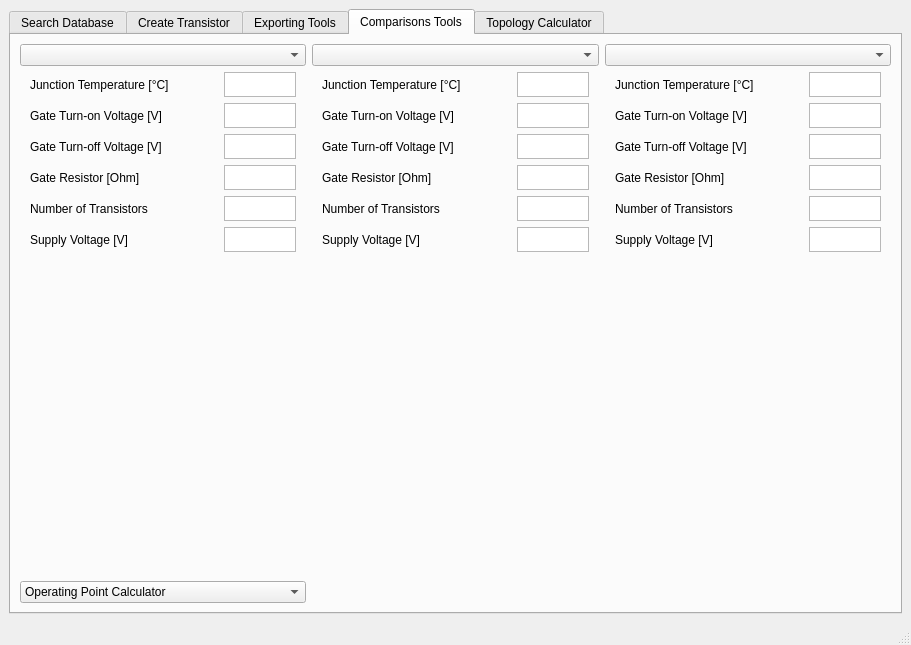
<?xml version="1.0" encoding="UTF-8"?>
<ui version="4.0">
 <class>MainWindow</class>
 <widget class="QMainWindow" name="MainWindow">
  <property name="geometry">
   <rect>
    <x>0</x>
    <y>0</y>
    <width>911</width>
    <height>645</height>
   </rect>
  </property>
  <property name="windowTitle">
   <string>MainWindow</string>
  </property>
  <widget class="QWidget" name="centralwidget">
   <layout class="QGridLayout" name="gridLayout">
    <item row="0" column="0">
     <layout class="QVBoxLayout" name="verticalLayout">
      <item>
       <widget class="QTabWidget" name="mainTabWidget">
        <property name="currentIndex">
         <number>3</number>
        </property>
        <widget class="QWidget" name="searchDatabaseTab">
         <property name="accessibleName">
          <string/>
         </property>
         <attribute name="title">
          <string>Search Database</string>
         </attribute>
        </widget>
        <widget class="QWidget" name="createTransistorTab">
         <attribute name="title">
          <string>Create Transistor</string>
         </attribute>
        </widget>
        <widget class="QWidget" name="exportingToolsTab">
         <attribute name="title">
          <string>Exporting Tools</string>
         </attribute>
        </widget>
        <widget class="QWidget" name="comparisonsToolsTab">
         <attribute name="title">
          <string>Comparisons Tools</string>
         </attribute>
         <layout class="QVBoxLayout" name="verticalLayout_2">
          <item>
           <layout class="QGridLayout" name="comparisonsGridLayout">
            <property name="sizeConstraint">
             <enum>QLayout::SetDefaultConstraint</enum>
            </property>
            <item row="1" column="2">
             <widget class="MplWidget" name="mplWidgetThree" native="true">
              <property name="sizePolicy">
               <sizepolicy hsizetype="Expanding" vsizetype="Expanding">
                <horstretch>0</horstretch>
                <verstretch>0</verstretch>
               </sizepolicy>
              </property>
              <property name="minimumSize">
               <size>
                <width>260</width>
                <height>151</height>
               </size>
              </property>
             </widget>
            </item>
            <item row="1" column="0">
             <widget class="MplWidget" name="mplWidgetOne" native="true">
              <property name="sizePolicy">
               <sizepolicy hsizetype="Expanding" vsizetype="Expanding">
                <horstretch>0</horstretch>
                <verstretch>0</verstretch>
               </sizepolicy>
              </property>
              <property name="minimumSize">
               <size>
                <width>260</width>
                <height>151</height>
               </size>
              </property>
             </widget>
            </item>
            <item row="2" column="0">
             <widget class="MplWidget" name="mplWidgetFour" native="true">
              <property name="sizePolicy">
               <sizepolicy hsizetype="Expanding" vsizetype="Expanding">
                <horstretch>0</horstretch>
                <verstretch>0</verstretch>
               </sizepolicy>
              </property>
              <property name="minimumSize">
               <size>
                <width>260</width>
                <height>151</height>
               </size>
              </property>
             </widget>
            </item>
            <item row="0" column="0">
             <layout class="QVBoxLayout" name="transOneVertiLayout" stretch="0,0">
              <property name="spacing">
               <number>6</number>
              </property>
              <property name="sizeConstraint">
               <enum>QLayout::SetDefaultConstraint</enum>
              </property>
              <item>
               <widget class="QComboBox" name="comboBoxTransOne"/>
              </item>
              <item>
               <layout class="QGridLayout" name="transOneGridLayout">
                <property name="leftMargin">
                 <number>10</number>
                </property>
                <property name="rightMargin">
                 <number>10</number>
                </property>
                <item row="4" column="0">
                 <widget class="QLabel" name="transNumLabelOne">
                  <property name="text">
                   <string>Number of Transistors       </string>
                  </property>
                 </widget>
                </item>
                <item row="3" column="0">
                 <widget class="QLabel" name="gateResisLabelOne">
                  <property name="text">
                   <string>Gate Resistor [Ohm]          </string>
                  </property>
                 </widget>
                </item>
                <item row="0" column="2">
                 <widget class="QPlainTextEdit" name="juncTempEditOne">
                  <property name="sizePolicy">
                   <sizepolicy hsizetype="Expanding" vsizetype="Preferred">
                    <horstretch>0</horstretch>
                    <verstretch>0</verstretch>
                   </sizepolicy>
                  </property>
                  <property name="maximumSize">
                   <size>
                    <width>16777215</width>
                    <height>25</height>
                   </size>
                  </property>
                  <property name="verticalScrollBarPolicy">
                   <enum>Qt::ScrollBarAlwaysOff</enum>
                  </property>
                 </widget>
                </item>
                <item row="1" column="0">
                 <widget class="QLabel" name="turnonVoltLabelOne">
                  <property name="text">
                   <string>Gate Turn-on Voltage [V]   </string>
                  </property>
                 </widget>
                </item>
                <item row="1" column="2">
                 <widget class="QPlainTextEdit" name="turnonVoltEditOne">
                  <property name="sizePolicy">
                   <sizepolicy hsizetype="Expanding" vsizetype="Preferred">
                    <horstretch>0</horstretch>
                    <verstretch>0</verstretch>
                   </sizepolicy>
                  </property>
                  <property name="maximumSize">
                   <size>
                    <width>16777215</width>
                    <height>25</height>
                   </size>
                  </property>
                  <property name="verticalScrollBarPolicy">
                   <enum>Qt::ScrollBarAlwaysOff</enum>
                  </property>
                 </widget>
                </item>
                <item row="2" column="2">
                 <widget class="QPlainTextEdit" name="turnoffVoltEditOne">
                  <property name="sizePolicy">
                   <sizepolicy hsizetype="Expanding" vsizetype="Preferred">
                    <horstretch>0</horstretch>
                    <verstretch>0</verstretch>
                   </sizepolicy>
                  </property>
                  <property name="maximumSize">
                   <size>
                    <width>16777215</width>
                    <height>25</height>
                   </size>
                  </property>
                  <property name="verticalScrollBarPolicy">
                   <enum>Qt::ScrollBarAlwaysOff</enum>
                  </property>
                 </widget>
                </item>
                <item row="4" column="2">
                 <widget class="QPlainTextEdit" name="transNumEditOne">
                  <property name="sizePolicy">
                   <sizepolicy hsizetype="Expanding" vsizetype="Preferred">
                    <horstretch>0</horstretch>
                    <verstretch>0</verstretch>
                   </sizepolicy>
                  </property>
                  <property name="maximumSize">
                   <size>
                    <width>16777215</width>
                    <height>25</height>
                   </size>
                  </property>
                  <property name="verticalScrollBarPolicy">
                   <enum>Qt::ScrollBarAlwaysOff</enum>
                  </property>
                 </widget>
                </item>
                <item row="3" column="2">
                 <widget class="QPlainTextEdit" name="gateResisEditOne">
                  <property name="sizePolicy">
                   <sizepolicy hsizetype="Expanding" vsizetype="Preferred">
                    <horstretch>0</horstretch>
                    <verstretch>0</verstretch>
                   </sizepolicy>
                  </property>
                  <property name="maximumSize">
                   <size>
                    <width>16777215</width>
                    <height>25</height>
                   </size>
                  </property>
                  <property name="verticalScrollBarPolicy">
                   <enum>Qt::ScrollBarAlwaysOff</enum>
                  </property>
                 </widget>
                </item>
                <item row="5" column="2">
                 <widget class="QPlainTextEdit" name="vsupplyEditOne">
                  <property name="sizePolicy">
                   <sizepolicy hsizetype="Expanding" vsizetype="Preferred">
                    <horstretch>0</horstretch>
                    <verstretch>0</verstretch>
                   </sizepolicy>
                  </property>
                  <property name="maximumSize">
                   <size>
                    <width>16777215</width>
                    <height>25</height>
                   </size>
                  </property>
                  <property name="verticalScrollBarPolicy">
                   <enum>Qt::ScrollBarAlwaysOff</enum>
                  </property>
                 </widget>
                </item>
                <item row="2" column="0">
                 <widget class="QLabel" name="turnoffVoltLabelOne">
                  <property name="text">
                   <string>Gate Turn-off Voltage [V]   </string>
                  </property>
                 </widget>
                </item>
                <item row="5" column="0">
                 <widget class="QLabel" name="vsupplyLabelOne">
                  <property name="text">
                   <string>Supply Voltage [V]            </string>
                  </property>
                 </widget>
                </item>
                <item row="0" column="0">
                 <widget class="QLabel" name="juncTempLabelOne">
                  <property name="text">
                   <string>Junction Temperature [°C] </string>
                  </property>
                 </widget>
                </item>
                <item row="0" column="1">
                 <spacer name="transOneHoriSpace">
                  <property name="orientation">
                   <enum>Qt::Horizontal</enum>
                  </property>
                  <property name="sizeHint" stdset="0">
                   <size>
                    <width>230</width>
                    <height>20</height>
                   </size>
                  </property>
                 </spacer>
                </item>
               </layout>
              </item>
             </layout>
            </item>
            <item row="2" column="2">
             <widget class="MplWidget" name="mplWidgetSix" native="true">
              <property name="sizePolicy">
               <sizepolicy hsizetype="Expanding" vsizetype="Expanding">
                <horstretch>0</horstretch>
                <verstretch>0</verstretch>
               </sizepolicy>
              </property>
              <property name="minimumSize">
               <size>
                <width>260</width>
                <height>151</height>
               </size>
              </property>
             </widget>
            </item>
            <item row="2" column="1">
             <widget class="MplWidget" name="mplWidgetFive" native="true">
              <property name="sizePolicy">
               <sizepolicy hsizetype="Expanding" vsizetype="Expanding">
                <horstretch>0</horstretch>
                <verstretch>0</verstretch>
               </sizepolicy>
              </property>
              <property name="minimumSize">
               <size>
                <width>260</width>
                <height>151</height>
               </size>
              </property>
             </widget>
            </item>
            <item row="0" column="2">
             <layout class="QVBoxLayout" name="transThreeVertiLayout">
              <item>
               <widget class="QComboBox" name="comboBoxTransThree"/>
              </item>
              <item>
               <layout class="QGridLayout" name="transThreeGridLayout">
                <property name="leftMargin">
                 <number>10</number>
                </property>
                <property name="rightMargin">
                 <number>10</number>
                </property>
                <item row="0" column="2">
                 <widget class="QPlainTextEdit" name="juncTempEditThree">
                  <property name="sizePolicy">
                   <sizepolicy hsizetype="Expanding" vsizetype="Preferred">
                    <horstretch>0</horstretch>
                    <verstretch>0</verstretch>
                   </sizepolicy>
                  </property>
                  <property name="maximumSize">
                   <size>
                    <width>16777215</width>
                    <height>25</height>
                   </size>
                  </property>
                  <property name="verticalScrollBarPolicy">
                   <enum>Qt::ScrollBarAlwaysOff</enum>
                  </property>
                 </widget>
                </item>
                <item row="1" column="0">
                 <widget class="QLabel" name="turnonVoltLabelThree">
                  <property name="text">
                   <string>Gate Turn-on Voltage [V]   </string>
                  </property>
                 </widget>
                </item>
                <item row="2" column="0">
                 <widget class="QLabel" name="turnoffVoltLabelThree">
                  <property name="text">
                   <string>Gate Turn-off Voltage [V]   </string>
                  </property>
                 </widget>
                </item>
                <item row="3" column="0">
                 <widget class="QLabel" name="gateResisLabelThree">
                  <property name="text">
                   <string>Gate Resistor [Ohm]          </string>
                  </property>
                 </widget>
                </item>
                <item row="0" column="0">
                 <widget class="QLabel" name="juncTempLabelThree">
                  <property name="text">
                   <string>Junction Temperature [°C] </string>
                  </property>
                 </widget>
                </item>
                <item row="4" column="0">
                 <widget class="QLabel" name="transNumLabelThree">
                  <property name="text">
                   <string>Number of Transistors       </string>
                  </property>
                 </widget>
                </item>
                <item row="3" column="2">
                 <widget class="QPlainTextEdit" name="gateResisEditThree">
                  <property name="sizePolicy">
                   <sizepolicy hsizetype="Expanding" vsizetype="Preferred">
                    <horstretch>0</horstretch>
                    <verstretch>0</verstretch>
                   </sizepolicy>
                  </property>
                  <property name="maximumSize">
                   <size>
                    <width>16777215</width>
                    <height>25</height>
                   </size>
                  </property>
                  <property name="verticalScrollBarPolicy">
                   <enum>Qt::ScrollBarAlwaysOff</enum>
                  </property>
                 </widget>
                </item>
                <item row="5" column="2">
                 <widget class="QPlainTextEdit" name="vsupplyEditThree">
                  <property name="sizePolicy">
                   <sizepolicy hsizetype="Expanding" vsizetype="Preferred">
                    <horstretch>0</horstretch>
                    <verstretch>0</verstretch>
                   </sizepolicy>
                  </property>
                  <property name="maximumSize">
                   <size>
                    <width>16777215</width>
                    <height>25</height>
                   </size>
                  </property>
                  <property name="verticalScrollBarPolicy">
                   <enum>Qt::ScrollBarAlwaysOff</enum>
                  </property>
                 </widget>
                </item>
                <item row="4" column="2">
                 <widget class="QPlainTextEdit" name="transNumEditThree">
                  <property name="sizePolicy">
                   <sizepolicy hsizetype="Expanding" vsizetype="Preferred">
                    <horstretch>0</horstretch>
                    <verstretch>0</verstretch>
                   </sizepolicy>
                  </property>
                  <property name="maximumSize">
                   <size>
                    <width>16777215</width>
                    <height>25</height>
                   </size>
                  </property>
                  <property name="verticalScrollBarPolicy">
                   <enum>Qt::ScrollBarAlwaysOff</enum>
                  </property>
                 </widget>
                </item>
                <item row="5" column="0">
                 <widget class="QLabel" name="vsupplyLabelThree">
                  <property name="text">
                   <string>Supply Voltage [V]            </string>
                  </property>
                 </widget>
                </item>
                <item row="2" column="2">
                 <widget class="QPlainTextEdit" name="turnoffVoltEditThree">
                  <property name="sizePolicy">
                   <sizepolicy hsizetype="Expanding" vsizetype="Preferred">
                    <horstretch>0</horstretch>
                    <verstretch>0</verstretch>
                   </sizepolicy>
                  </property>
                  <property name="maximumSize">
                   <size>
                    <width>16777215</width>
                    <height>25</height>
                   </size>
                  </property>
                  <property name="verticalScrollBarPolicy">
                   <enum>Qt::ScrollBarAlwaysOff</enum>
                  </property>
                 </widget>
                </item>
                <item row="1" column="2">
                 <widget class="QPlainTextEdit" name="turnonVoltEditThree">
                  <property name="sizePolicy">
                   <sizepolicy hsizetype="Expanding" vsizetype="Preferred">
                    <horstretch>0</horstretch>
                    <verstretch>0</verstretch>
                   </sizepolicy>
                  </property>
                  <property name="maximumSize">
                   <size>
                    <width>16777215</width>
                    <height>25</height>
                   </size>
                  </property>
                  <property name="verticalScrollBarPolicy">
                   <enum>Qt::ScrollBarAlwaysOff</enum>
                  </property>
                 </widget>
                </item>
                <item row="0" column="1">
                 <spacer name="transThreeHoriSpace">
                  <property name="orientation">
                   <enum>Qt::Horizontal</enum>
                  </property>
                  <property name="sizeHint" stdset="0">
                   <size>
                    <width>230</width>
                    <height>7</height>
                   </size>
                  </property>
                 </spacer>
                </item>
               </layout>
              </item>
             </layout>
            </item>
            <item row="0" column="1">
             <layout class="QVBoxLayout" name="transTwoVertiLayout">
              <item>
               <widget class="QComboBox" name="comboBoxTransTwo"/>
              </item>
              <item>
               <layout class="QGridLayout" name="transTwoGridLayout">
                <property name="leftMargin">
                 <number>10</number>
                </property>
                <property name="rightMargin">
                 <number>10</number>
                </property>
                <item row="1" column="2">
                 <widget class="QPlainTextEdit" name="turnonVoltEditTwo">
                  <property name="sizePolicy">
                   <sizepolicy hsizetype="Expanding" vsizetype="Preferred">
                    <horstretch>0</horstretch>
                    <verstretch>0</verstretch>
                   </sizepolicy>
                  </property>
                  <property name="maximumSize">
                   <size>
                    <width>16777215</width>
                    <height>25</height>
                   </size>
                  </property>
                  <property name="verticalScrollBarPolicy">
                   <enum>Qt::ScrollBarAlwaysOff</enum>
                  </property>
                 </widget>
                </item>
                <item row="5" column="0">
                 <widget class="QLabel" name="vsupplyLabelTwo">
                  <property name="text">
                   <string>Supply Voltage [V]            </string>
                  </property>
                 </widget>
                </item>
                <item row="3" column="2">
                 <widget class="QPlainTextEdit" name="gateResisEditTwo">
                  <property name="sizePolicy">
                   <sizepolicy hsizetype="Expanding" vsizetype="Preferred">
                    <horstretch>0</horstretch>
                    <verstretch>0</verstretch>
                   </sizepolicy>
                  </property>
                  <property name="maximumSize">
                   <size>
                    <width>16777215</width>
                    <height>25</height>
                   </size>
                  </property>
                  <property name="verticalScrollBarPolicy">
                   <enum>Qt::ScrollBarAlwaysOff</enum>
                  </property>
                 </widget>
                </item>
                <item row="0" column="0">
                 <widget class="QLabel" name="juncTempLabelTwo">
                  <property name="text">
                   <string>Junction Temperature [°C] </string>
                  </property>
                 </widget>
                </item>
                <item row="2" column="2">
                 <widget class="QPlainTextEdit" name="turnoffVoltEditTwo">
                  <property name="sizePolicy">
                   <sizepolicy hsizetype="Expanding" vsizetype="Preferred">
                    <horstretch>0</horstretch>
                    <verstretch>0</verstretch>
                   </sizepolicy>
                  </property>
                  <property name="maximumSize">
                   <size>
                    <width>16777215</width>
                    <height>25</height>
                   </size>
                  </property>
                  <property name="verticalScrollBarPolicy">
                   <enum>Qt::ScrollBarAlwaysOff</enum>
                  </property>
                 </widget>
                </item>
                <item row="4" column="0">
                 <widget class="QLabel" name="transNumLabelTwo">
                  <property name="text">
                   <string>Number of Transistors       </string>
                  </property>
                 </widget>
                </item>
                <item row="4" column="2">
                 <widget class="QPlainTextEdit" name="transNumEditTwo">
                  <property name="sizePolicy">
                   <sizepolicy hsizetype="Expanding" vsizetype="Preferred">
                    <horstretch>0</horstretch>
                    <verstretch>0</verstretch>
                   </sizepolicy>
                  </property>
                  <property name="maximumSize">
                   <size>
                    <width>16777215</width>
                    <height>25</height>
                   </size>
                  </property>
                  <property name="verticalScrollBarPolicy">
                   <enum>Qt::ScrollBarAlwaysOff</enum>
                  </property>
                 </widget>
                </item>
                <item row="1" column="0">
                 <widget class="QLabel" name="turnonVoltLabelTwo">
                  <property name="text">
                   <string>Gate Turn-on Voltage [V]   </string>
                  </property>
                 </widget>
                </item>
                <item row="3" column="0">
                 <widget class="QLabel" name="gateResisLabelTwo">
                  <property name="text">
                   <string>Gate Resistor [Ohm]          </string>
                  </property>
                 </widget>
                </item>
                <item row="0" column="2">
                 <widget class="QPlainTextEdit" name="juncTempEditTwo">
                  <property name="sizePolicy">
                   <sizepolicy hsizetype="Expanding" vsizetype="Preferred">
                    <horstretch>0</horstretch>
                    <verstretch>0</verstretch>
                   </sizepolicy>
                  </property>
                  <property name="maximumSize">
                   <size>
                    <width>16777215</width>
                    <height>25</height>
                   </size>
                  </property>
                  <property name="verticalScrollBarPolicy">
                   <enum>Qt::ScrollBarAlwaysOff</enum>
                  </property>
                 </widget>
                </item>
                <item row="5" column="2">
                 <widget class="QPlainTextEdit" name="vsupplyEditTwo">
                  <property name="sizePolicy">
                   <sizepolicy hsizetype="Expanding" vsizetype="Preferred">
                    <horstretch>0</horstretch>
                    <verstretch>0</verstretch>
                   </sizepolicy>
                  </property>
                  <property name="maximumSize">
                   <size>
                    <width>16777215</width>
                    <height>25</height>
                   </size>
                  </property>
                  <property name="verticalScrollBarPolicy">
                   <enum>Qt::ScrollBarAlwaysOff</enum>
                  </property>
                 </widget>
                </item>
                <item row="2" column="0">
                 <widget class="QLabel" name="turnoffVoltLabelTwo">
                  <property name="text">
                   <string>Gate Turn-off Voltage [V]   </string>
                  </property>
                 </widget>
                </item>
                <item row="0" column="1">
                 <spacer name="transTwoHoriSpace">
                  <property name="orientation">
                   <enum>Qt::Horizontal</enum>
                  </property>
                  <property name="sizeHint" stdset="0">
                   <size>
                    <width>230</width>
                    <height>20</height>
                   </size>
                  </property>
                 </spacer>
                </item>
               </layout>
              </item>
             </layout>
            </item>
            <item row="1" column="1">
             <widget class="MplWidget" name="mplWidgetTwo" native="true">
              <property name="sizePolicy">
               <sizepolicy hsizetype="Expanding" vsizetype="Expanding">
                <horstretch>0</horstretch>
                <verstretch>0</verstretch>
               </sizepolicy>
              </property>
              <property name="minimumSize">
               <size>
                <width>260</width>
                <height>151</height>
               </size>
              </property>
             </widget>
            </item>
            <item row="3" column="0">
             <widget class="QComboBox" name="comboBoxOpCalc">
              <property name="minimumSize">
               <size>
                <width>210</width>
                <height>22</height>
               </size>
              </property>
              <property name="editable">
               <bool>false</bool>
              </property>
              <property name="currentText">
               <string>Operating Point Calculator</string>
              </property>
              <property name="currentIndex">
               <number>0</number>
              </property>
              <property name="placeholderText">
               <string/>
              </property>
              <item>
               <property name="text">
                <string>Operating Point Calculator</string>
               </property>
              </item>
             </widget>
            </item>
           </layout>
          </item>
         </layout>
        </widget>
        <widget class="QWidget" name="topologyCalculatorTab">
         <attribute name="title">
          <string>Topology Calculator</string>
         </attribute>
        </widget>
       </widget>
      </item>
     </layout>
    </item>
   </layout>
  </widget>
  <widget class="QMenuBar" name="menubar">
   <property name="geometry">
    <rect>
     <x>0</x>
     <y>0</y>
     <width>911</width>
     <height>21</height>
    </rect>
   </property>
  </widget>
  <widget class="QStatusBar" name="statusbar"/>
 </widget>
 <customwidgets>
  <customwidget>
   <class>MplWidget</class>
   <extends>QWidget</extends>
   <header>mplwidget.h</header>
   <container>1</container>
  </customwidget>
 </customwidgets>
 <resources/>
 <connections/>
</ui>
